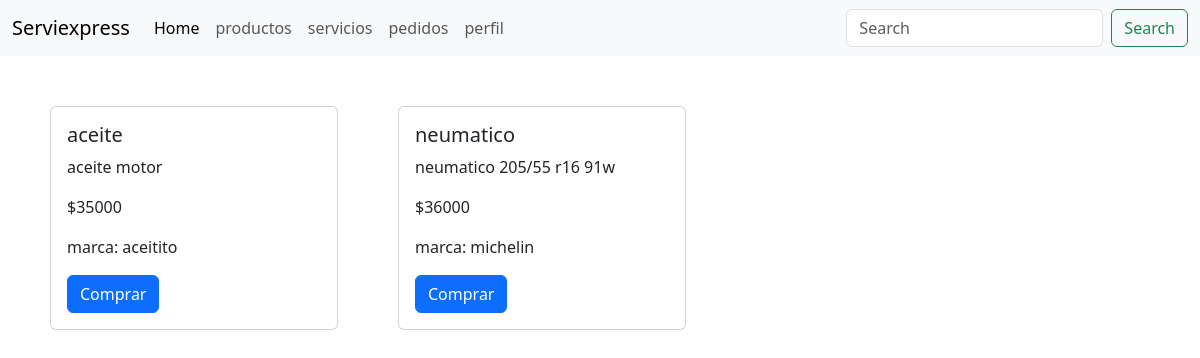
The app's page /productos/, older data.
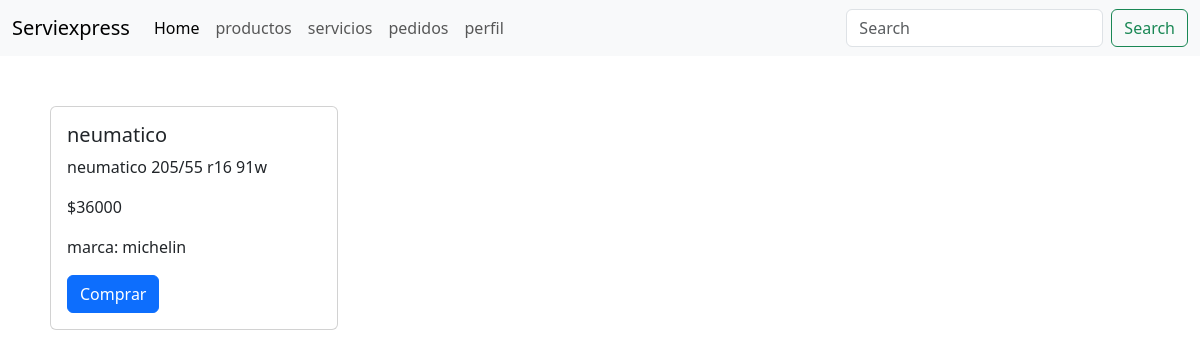
The same page, newer data.
### API_Rest/models.py (models this page shows, shortened)
class Producto(models.Model):
    Id_Producto = models.CharField(primary_key=True, max_length=7)
    Nombre_Producto = models.CharField(max_length=30)
    stock_Producto = models.IntegerField()
    descripcion_Producto = models.CharField(max_length=100)
    Precio_Producto = models.IntegerField()
    Categoria_Producto = models.CharField(max_length=30)
    Marca_Producto = models.CharField(max_length=30)
    Proveedor_Producto = models.CharField(max_length=40)
    habilitado = models.BooleanField(default=True)

### API_Rest/views.py (the view)
# urls.py: path("productos/", productos, name="productos"),
def productos(request):
    productos = Producto.objects.all()
    return render(request, "core/productos.html", {"productos": productos})

### API_Rest/templates/core/productos.html (shortened to what this page needs)
<!DOCTYPE html>
<html lang="en">
<head>
    <link href="https://cdn.jsdelivr.net/npm/bootstrap@5.3.2/dist/css/bootstrap.min.css" rel="stylesheet">
    <link href="../../static/css/producto.css" rel="stylesheet">
</head>
<body>
    <header>
        <nav class="navbar navbar-expand-lg navbar-light bg-light">
            <div class="container-fluid">
                <a class="navbar-brand" href="{% url 'index' %}">Serviexpress</a>
                <div class="collapse navbar-collapse" id="navbarSupportedContent">
                    <ul class="navbar-nav me-auto mb-2 mb-lg-0">
                        <li class="nav-item">
                            <a class="nav-link active" aria-current="page" href="{% url 'index' %}">Home</a>
                        </li>
                        <li class="nav-item">
                            <a class="nav-link" href="{% url 'productos' %}">productos</a>
                        </li>
                        <li class="nav-item">
                            <a class="nav-link" href="{% url 'servicios' %}">servicios</a>
                        </li>
                        <li class="nav-item">
                            <a class="nav-link" href="{% url 'pedidos' %}">pedidos</a>
                        </li>
                        <li class="nav-item">
                            <a class="nav-link" href="{% url 'perfil' %}">perfil</a>
                        </li>
                    </ul>
                    <form class="d-flex" role="search">
                        <input class="form-control me-2" type="search" placeholder="Search" aria-label="Search">
                        <button class="btn btn-outline-success" type="submit">Search</button>
                    </form>
                </div>
            </div>
        </nav>
    </header>
    <div class="productos">
        <div class="productos">
            {% for producto in productos %}
                {% if producto.habilitado %}
                    <div class="card{{ forloop.counter }}">
                        <div class="card" style="width: 18rem;">
                            <div class="card-body">
                                <h5 class="card-title">{{ producto.Nombre_Producto }}</h5>
                                <p class="card-text">{{ producto.descripcion_Producto }}</p>
                                <p class="card-text">${{ producto.Precio_Producto }}</p>
                                <p class="card-text">marca: {{ producto.Marca_Producto }}</p>
                                <a href="../Validar_Pago" class="btn btn-primary">Comprar</a>
                            </div>
                        </div>
                    </div>
                {% endif %}
            {% endfor %}
        </div>
</div>
</body>
</html>
</body>
</html>

### API_Rest/static/css/producto.css (style rules this page uses)
.productos { position: relative; display: flex; padding: 10px; }
.card1 { padding: 30px; }

Row changes from the older to the newer data that the page shows:
removed Producto: Nombre_Producto "aceite", descripcion_Producto "aceite motor", Precio_Producto "35000", Marca_Producto "aceitito"
